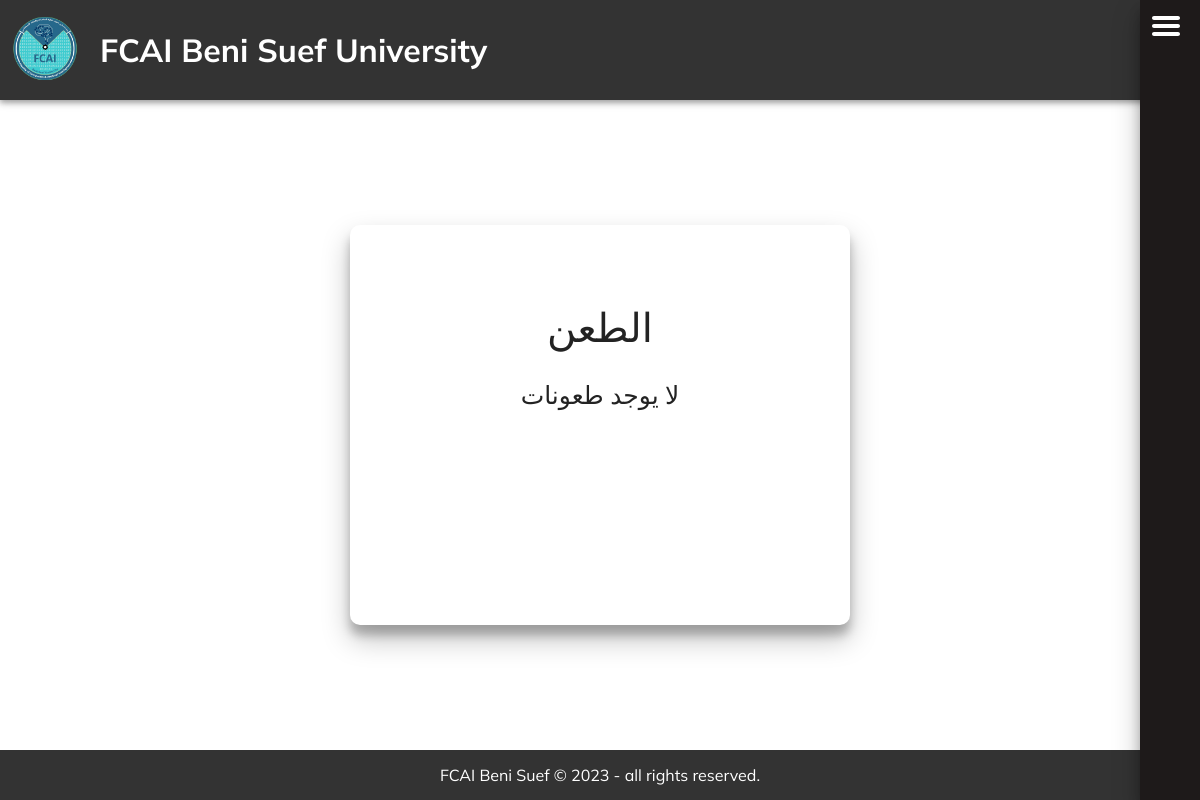
The page /list_contention/ (signed in) on the database as committed earlier.
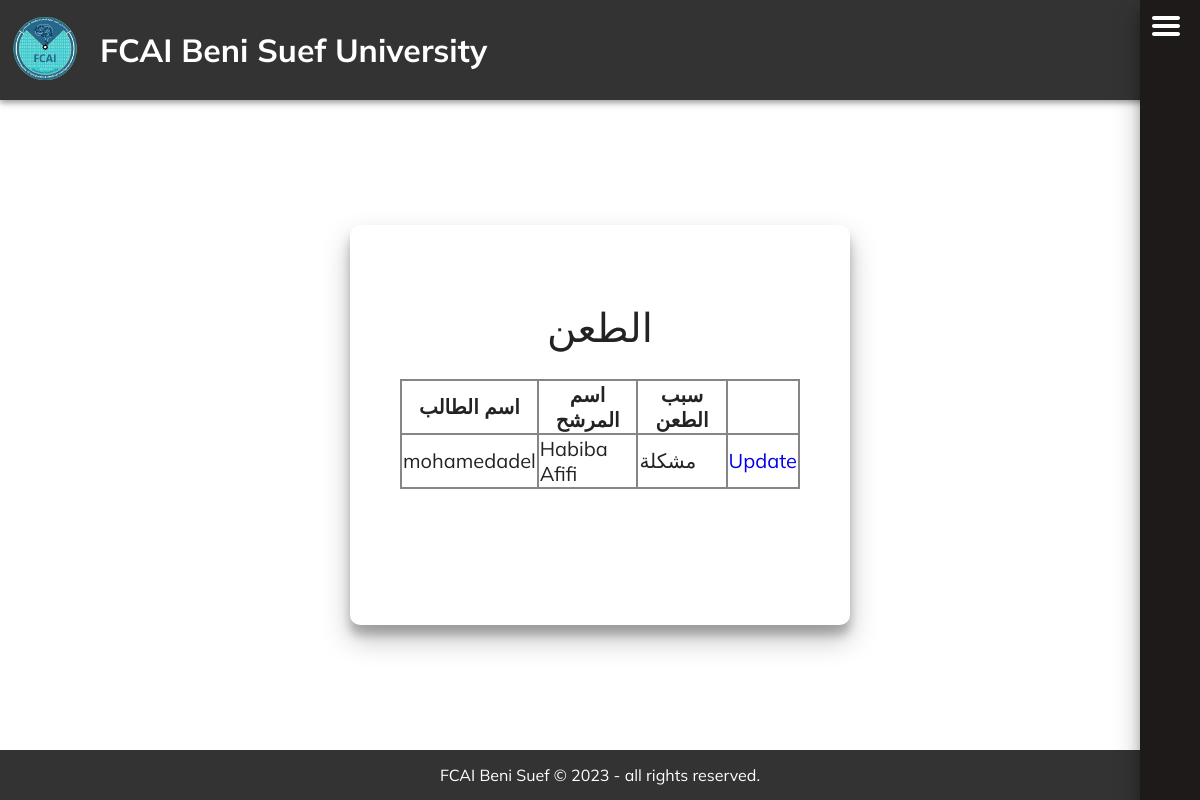
The same page on the database as committed later.
### training/models.py (models this page shows)
class Contention(models.Model):
    user_id = models.ForeignKey(User_Model, on_delete=models.CASCADE)
    nominee_id = models.ForeignKey(Nominee_user, on_delete=models.CASCADE)
    reason = models.TextField()

class User_Model(models.Model):
    Userkey = models.OneToOneField(User, on_delete=models.CASCADE)
    Name = models.CharField(max_length=50, default="")
    Student_id = models.IntegerField(unique=True)
    address = models.CharField(max_length=200, null=True)
    birthdate = models.DateField(null=True)
    college = models.CharField(max_length=20, choices=[('1', 'كلية الحاسبات و الذكاء الاصطناعى'),
                                           ('2', 'كلية الهندسة'),
                                            ('3', 'كلية الطب'),
                                            ('4', 'كلية طب الأسنان'),
                                            ('5', 'كلية الطب البيطرى'),
                                           ('6', 'كلية العلوم'),
                                           ('7', 'كلية الصيدلة'),
                                           ('8', 'كلية التمريض'),
                                           ('9', 'كلية التكنولوجيا و التعليم'),
                                           ('10', 'كلية الدراسات العليا للعلوم المتقدمة'),
                                           ('11', 'كلية علوم الملاحة و تكنولوجيا الفضاء'),
                                           ('12', 'كلية علوم ذوى الاحتياجات الخاصة'),
                                           ('13', 'كلية علوم الأرض'),
                                           ('14', 'كلية الفنون التطبيقية'),
                                           ('15', 'كلية تكنولوجيا العلوم الصحية التطبيقية'),
                                           ('16', 'كلية الزراعة'),
                                           ('17', 'كلية العلاج الطبيعى'),
                                           ('18', 'كلية الإعلام'),
                                           ('19', 'كلية التجارة'),
                                           ('20', 'كلية الآداب'),
                                           ('21', 'كلية التربية'),
                                            ('22', 'كلية الحقوق'),
                                           ('23', 'كلية التربية الرياضية'),
                                           ('24', 'كلية السياسة و الاقتصاد'),
                                           ('25', 'كلية التربية للطفولة المبكرة'),
                                           ('26', 'كلية الألسن'),
                                           ('27', 'كلية الخدمة الاجتماعية التنموية'),
                                           ('28', 'كلية السياحة و الفنادق'),
                                  ])
    collegeYear = models.IntegerField(null=True)
    Voting_status_1 = models.BooleanField(default=False)
    Voting_status_2 = models.BooleanField(default=False)
    Voting_status_3 = models.BooleanField(default=False)
    Voting_status_4 = models.BooleanField(default=False)
    def __str__(self):
        return str(self.Name)

class Nominee_user(models.Model):
    UserModelKey = models.OneToOneField(User_Model, on_delete=models.CASCADE)
    phone_no = models.IntegerField()
    email = models.EmailField(max_length=50)
    community = models.CharField(max_length= 32, choices=[('1', 'اللجنة العلمية'),
                                           ('2', 'اللجنة الرياضية'),
                                           ('3', 'اللجنة الاجتماعية'),
                                           ('4', 'أسرة الجوالة و الخدمات'),
                                           ('5', 'اللجنة الثقافية'),
                                           ('6', 'اللجنة الفنية'),
                                           ('7', 'لجنة الاسر و الرحلات')
                                  ], default='1')
    rec_letter = models.FileField()
    final_list = models.BooleanField(default=False)
    role = models.CharField(max_length=25, choices=[('1', 'لم يحدد'),
                                           ('2', 'عضو'),
                                           ('3', 'أمين لجنة على مستوى الكلية'),
                                           ('4', 'مساعد أمين لجنة على مستوى الكلية'),
                                           ('5', 'نائب رئيس اتحاد طلاب الكلية'),
                                           ('6', 'رئيس اتحاد طلاب الكلية'),
                                           ('7', 'أمين لجنة على مستوى الجامعة'),
                                           ('8', 'مساعد أمين لجنة على مستوى الجامعة'),
                                           ('9', 'نائب رئيس اتحاد طلاب الجامعة'),
                                           ('10', 'رئيس اتحاد طلاب الجامعة'),
                                  ], default = "1")
    communityMemberElections = models.BooleanField(default=False)
    collegeCommunityTrusteeOreHelperElections = models.BooleanField(default=False)
    collegeStudentUnionPresidentOrViceElections = models.BooleanField(default=False)
    universityElections = models.BooleanField(default=False)
    communityMemberElectionsNumOfVotes = models.IntegerField(default=0)
    collegeCommunityTrusteeOreHelperElectionsNumOfVotes = models.IntegerField(default=0)
    collegeStudentUnionPresidentOrViceElectionsNumOfVotes = models.IntegerField(default=0)
    universityElectionsNumOfVotes =  models.IntegerField(default=0)
    def __str__(self):
        return str(self.UserModelKey.Name)

### training/views.py (the view)
# urls.py: path('list_contention/',
@login_required
def list_contention(request):
    contention_list = Contention.objects.all()
    print(contention_list)
    return render(request, 'contentioncontrol.html', {'nominee': contention_list})

### mysite/context_processors.py (called while the page is built)
def control_content(request):
    return {'access' : Control_content.objects.first()}

### training/templates/contentioncontrol.html (shortened to what this page needs)
{% extends 'base.html' %}
{% block headcontent %}
{% load static %}
{% endblock %}
{% block maincontent %}
<div class="sharp card medium">
    <h1 class="card-name">الطعن</h1>
    {% if nominee %}
    <table class="normal-table">
        <tr>
            <th>
                اسم الطالب
            </th>
            <th>
                اسم المرشح
            </th>
            <th>
                سبب الطعن
            </th>
        </tr>
        {%for i in nominee%}
        <tr>
            <td>
                {{i.user_id}}
            </td>
            <td>
                {{i.nominee_id}}
            </td>
            <td>
                {{i.reason}}
            </td>
            <td align="right">
                <a href="{%url 'update_nominee' i.nominee_id.UserModelKey.Student_id%}">Update</a>
            </td>
        </tr>
        {%endfor%}
    </table>
    {% else %}
    <div class="flexvert">لا يوجد طعونات</div>
    {% endif %}
</div>
{% endblock %}

### training/templates/base.html (shortened to what this page needs)
<!DOCTYPE html>
<html lang="en-US">
  <head>
    <link href="https://cdn.jsdelivr.net/npm/select2@4.1.0-rc.0/dist/css/select2.min.css" rel="stylesheet" />
    {% load static %}
    <link rel="stylesheet" href="{% static 'css/normalize.css' %}" />
    <link rel="stylesheet" href="{% static 'css/common.css' %}" />
</head>
  <body>
    <div class="container">
      <header>
        <a href="{% url 'home' %}">
          <img src="{% static 'img/logo.png' %}" alt="logo" class="logo" />
        </a>
        <a href="{% url 'home' %}">
          <h1 id="logotext1">FCAI Beni Suef University</h1>
        </a>
      </header>
      <aside class="main-side-bar main-side-bar-collapsed">
        <a  class="menu-icon">
          <img src="{% static 'img/menu.svg' %}" alt="menu"/>
        </a>
      </aside>
      <section class="main-content">
        {% block maincontent %}
        {% endblock %}
      </section>
      <footer>
        <div id="foot">FCAI Beni Suef © 2023 - all rights reserved.</div>
      </footer>
    </div>
  </body>
</html>

### training/static/css/common.css (style rules this page uses)
.container { display: grid; grid-template-columns: repeat(13, 1fr) auto; grid-template-rows: 100px minmax(calc(100vh - 150px),1fr) 50px; font-family: muli; }
header { grid-area: 1/1/2/15; display: flex; align-items: center; background-color: #333; justify-content: left; padding: 10px; z-index: 2; box-shadow: rgba(0, 0, 0, 0.25) 0px 3px 5px, rgba(0, 0, 0, 0.22) 0px 1px 10px; }
header a { color: #ffffff; }
header a:last-of-type { width: fit-content; margin-left: 20px; }
.logo { height: 70px; }
.main-side-bar { grid-area: 1/14/4/15; background-color: #1e1a1a; display: grid; grid-template-columns: 80px min(250px); grid-template-rows: 200px 1fr; align-items: start; z-index: 2; box-shadow: rgba(0, 0, 0, 0.25) 0px 14px 28px, rgba(0, 0, 0, 0.22) 0px 10px 10px; position: sticky; top:0px; position: sticky; height: 100vh; top:0px; color:rgb(81, 81, 81); }
.main-side-bar-collapsed { overflow: hidden; width: 60px; }
.main-side-bar-collapsed > * { width:0; padding-left:0; border-width: 0; overflow: hidden; }
.menu-icon { grid-area: 1/1/2/2; width: 40px; height: 40px; margin: 10px; z-index: 2; cursor: pointer; }
.main-content { grid-area: 2/1/3/15; display: flex; align-items: center; justify-content: center; flex-wrap: wrap; gap: 50px; z-index: 1; font: 1.2em muli; margin-top: 50px; margin-bottom: 50px; margin-right: 100px; margin-left: 100px; }
.card { display: flex; flex-flow: column; align-items: center; box-shadow: rgba(0, 0, 0, 0.25) 0px 14px 28px, rgba(0, 0, 0, 0.22) 0px 10px 10px; padding: 50px 0 50px; font: 25px muli; color:rgb(35, 35, 35); }
.card-name { font: 40px muli; color:rgb(35, 35, 35); }
.sharp { border-radius: 10px; }
.medium { min-width: 500px; width: 45%; max-width: 100%; min-height: 300px; }
.normal-table { min-width: 400px; width:70%; min-height: 100px; z-index: 1; margin-bottom: 20px; font: 80% muli; border-collapse: collapse; border: 2px solid rgb(134, 134, 134); }
table td + td { border-left:2px solid rgb(134, 134, 134); }
th { text-align: center; border:2px solid rgb(134, 134, 134); }
td { text-align: left; border:2px solid rgb(134, 134, 134); }
footer { grid-area: 3/1/4/15; background-color: #333; color: rgb(255, 255, 255); display: flex; align-items: center; justify-content: center; z-index: 1; }

Rows that differ between the two databases and show on the page:
added Contention: user_id "mohamedadel", nominee_id "Habiba Afifi", reason "مشكلة"
Other text that changed with them:
text no longer shown: "لا يوجد طعونات"
text now shown: "اسم الطالب اسم المرشح سبب الطعن"
